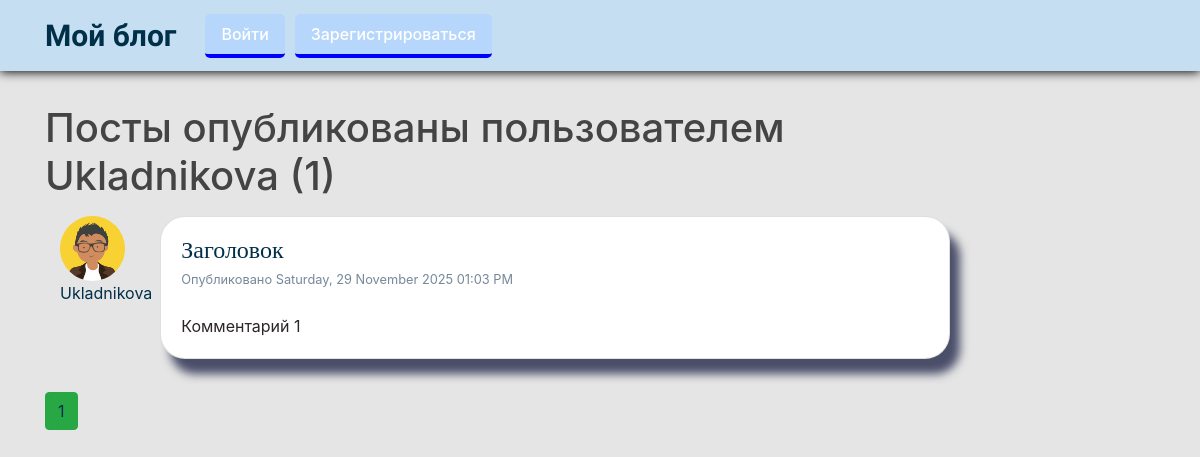
The app's page /user/Ukladnikova with its own data.
### project2_flask/models.py (models this page shows, shortened)
class User(db.Model, UserMixin):
    id = db.Column(db.Integer, primary_key=True)
    username = db.Column(db.String(20), unique=True, nullable=False)
    email = db.Column(db.String(120), unique=True, nullable=False)
    image_file = db.Column(db.String(20), nullable=False,
						default='default.png')
    password = db.Column(db.String(60), nullable=False)
    posts = db.relationship('Post', backref='author', lazy=True)

class Post(db.Model):
    id = db.Column(db.Integer, primary_key=True)
    title = db.Column(db.String(100), nullable=False)
    date_posted = db.Column(db.DateTime, nullable=False,
                            default=datetime.utcnow)
    content = db.Column(db.Text, nullable=False)
    user_id = db.Column(db.Integer, db.ForeignKey('user.id'),
						nullable=False)
    comments = db.relationship('Comment', backref='title', lazy='select',
                               cascade='all, delete-orphan')
    image_file = db.Column(db.String(20), nullable=False,
                                                     default='default.png')
    image_phоto = db.Column(db.String(20), nullable=True,
                           default='default.png')

### project2_flask/users/routes.py (the view)
@users.route("/user/<string:username>")
def user_posts(username):
    page = request.args.get('page', 1, type=int)
    user = User.query.filter_by(username=username).first_or_404()
    posts = Post.query.filter_by(author=user)\
        .order_by(Post.date_posted.desc())\
        .paginate(page=page, per_page=5)
    return render_template('user_posts.html', posts=posts, user=user)

### project2_flask/templates/user_posts.html (shortened to what this page needs)
{% extends "layout.html" %}
{% block content %}
    <h1 class="mb-3">Посты опубликованы пользователем {{ user.username }} ({{ posts.total }})</h1>
    {% for post in posts.items %}
    <div class="container" style="display: flex;">
      <article class="media" style="display: flex; flex-direction: column;">
        <img class="rounded-circle article-img" style="margin-right: 5px;" src="{{ url_for('static', filename='profile_pics/' + post.author.image_file) }}">
        <a class="mr-2" href="{{ url_for('users.user_posts', username=post.author.username) }}" style="margin: 0 auto">{{ post.author.username }}</a>
      </article>
      <div class="card" style="margin-bottom: 20px;">
        <div class="card-body">
          <h4 class="card-title"><a class="title" href="{{ url_for('posts.post', post_id=post.id) }}">{{ post.title }}</a></h4>
          <small>Опубликовано {{ post.date_posted.strftime('%A, %d %B %Y %I:%M %p') }}</small>
          <br>
          <br>
          <p class="card-text">{{ post.content }}</p>
        </div>
      </div>
    </div>
    {% endfor %}
    {% for page_num in posts.iter_pages(left_edge=1, right_edge=1, left_current=1, right_current=2) %}
      {% if page_num %}
        {% if posts.page == page_num %}
          <a class="btn btn-success mb-4" href="{{ url_for('users.user_posts', username=user.username, page=page_num) }}">{{ page_num }}</a>
        {% else %}
          <a class="btn btn-outline-success mb-4" href="{{ url_for('users.user_posts', username=user.username, page=page_num) }}">{{ page_num }}</a>
        {% endif %}
      {% else %}
        ...
      {% endif %}
    {% endfor %}
{% endblock content %}

### project2_flask/static/main.css (style rules this page uses)
body { margin: 0; padding: 0; }
h1, h2, h3, h4, h5, h6 { color: #444444; }
.article-img { height: 65px; width: 65px; margin-right: 16px; }

### project2_flask/templates/user_posts.html (style rules this page uses)
.container { margin-bottom: 0.8rem; }
.card { border-radius: 25px; background-color: white; box-shadow: 10px 15px 10px #4a4e69; width: 92%; }
.card-title { margin-bottom: 0 !important; font-family: 'Bebas Neue', cursive; }
a { color: #003049 !important; text-decoration: none; }
small { color: lightslategray; }
p { color: rgb(43, 37, 37); }

### project2_flask/templates/layout.html (style rules this page uses)
body { background-color: #e5e5e5; margin-top: 6.5rem; }

### records on screen
User: username "Ukladnikova"
Post: image_file (placeholder picture), author.username "Ukladnikova", title "Заголовок", date_posted "Saturday, 29 November 2025 01:03 PM", content "Комментарий 1"

### other values on screen
{{ posts.total }} "1"
{{ page_num }} "1"
